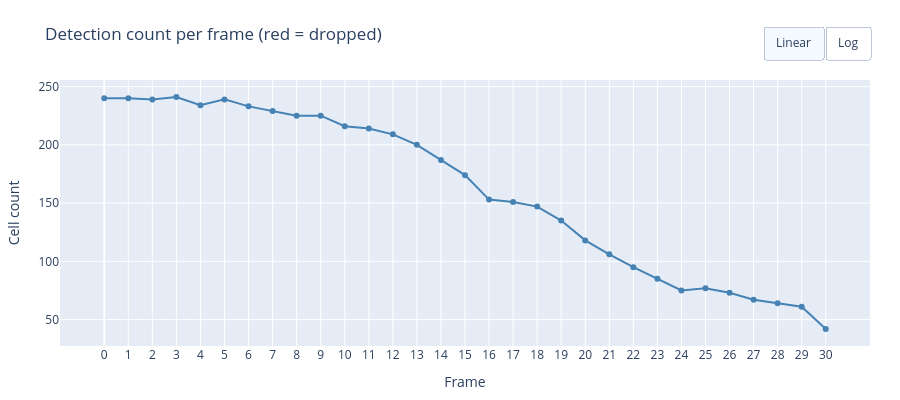

Notebook source saved alongside this figure:
### Markdown cell above
## 3. Frame gating

### Code cell
detections, bad_frames, diagnostics = run_frame_gating(
    label_stack, z_threshold=GATING_Z_THRESHOLD, results_dir=EXTRACTION_DIR,
)
plot_frame_gating(diagnostics, bad_frames)

### Figure 1 — Plotly figure (JSON) as saved in the notebook; plotly's stock layout.template omitted (floating-point values rounded to 4 significant figures)
{"data": [{"hovertemplate": "Frame %{x}<br>Count %{y}<extra></extra>", "line": {"color": "steelblue", "width": 2}, "marker": {"size": 6}, "mode": "lines+markers", "name": "Cell count", "type": "scatter", "x": [0, 1, 2, 3, 4, 5, 6, 7, 8, 9, 10, 11, 12, 13, 14, 15, 16, 17, 18, 19, 20, 21, 22, 23, 24, 25, 26, 27, 28, 29, 30], "y": [240, 240, 239, 241, 234, 239, 233, 229, 225, 225, 216, 214, 209, 200, 187, 174, 153, 151, 147, 135, 118, 106, 95, 85, 75, 77, 73, 67, 64, 61, 42]}], "layout": {"height": 400, "margin": {"b": 50, "l": 60, "r": 30, "t": 80}, "title": {"text": "Detection count per frame (red = dropped)"}, "updatemenus": [{"buttons": [{"args": [{"yaxis.type": "linear"}], "label": "Linear", "method": "relayout"}, {"args": [{"yaxis.type": "log"}], "label": "Log", "method": "relayout"}], "direction": "right", "pad": {"r": 0, "t": 0}, "showactive": true, "type": "buttons", "x": 1, "xanchor": "right", "y": 1.08, "yanchor": "bottom"}], "xaxis": {"tickmode": "array", "tickvals": [0, 1, 2, 3, 4, 5, 6, 7, 8, 9, 10, 11, 12, 13, 14, 15, 16, 17, 18, 19, 20, 21, 22, 23, 24, 25, 26, 27, 28, 29, 30], "title": {"text": "Frame"}}, "yaxis": {"title": {"text": "Cell count"}}}}
